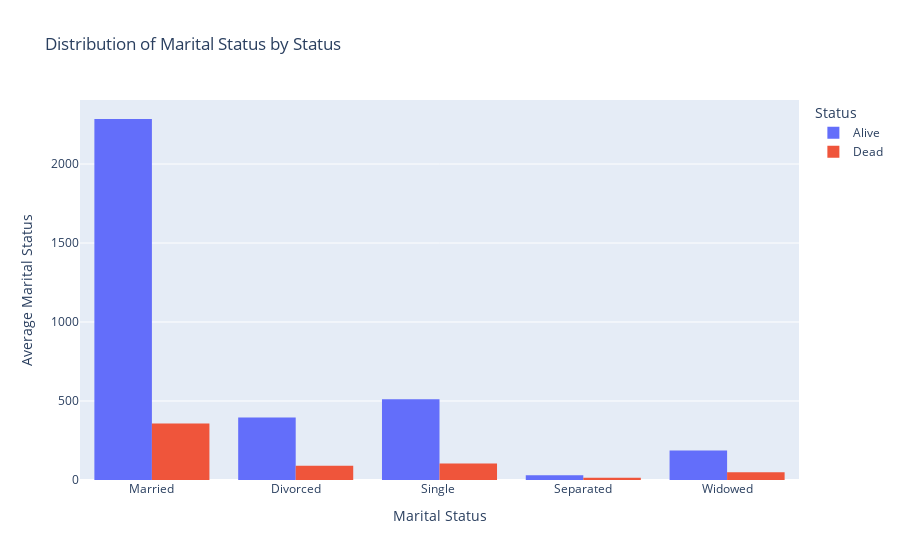

Notebook cell for this chart:
### Markdown cell above
#### Marital Status Distribution by Status

### Code cell
figh_3 = px.histogram(df, x="Marital Status", color='Status', barmode='group',
                      title="Distribution of Marital Status by Status", histfunc='avg')
figh_3.update_layout(yaxis_title='Average Marital Status')
figh_3.show()

### Figure 1 — Plotly figure (JSON) as saved in the notebook; plotly's stock layout.template omitted (floating-point values rounded to 4 significant figures; data arrays with more than 128 entries replaced by an {"elided": "..."} marker saying what was removed)
{"data": [{"alignmentgroup": "True", "bingroup": "x", "histfunc": "avg", "hovertemplate": "Status=Alive<br>Marital Status=%{x}<br>avg of None=%{y}<extra></extra>", "legendgroup": "Alive", "marker": {"color": "#636efa", "pattern": {"shape": ""}}, "name": "Alive", "offsetgroup": "Alive", "orientation": "v", "showlegend": true, "type": "histogram", "x": {"elided": "3408 str values"}, "xaxis": "x", "yaxis": "y"}, {"alignmentgroup": "True", "bingroup": "x", "histfunc": "avg", "hovertemplate": "Status=Dead<br>Marital Status=%{x}<br>avg of None=%{y}<extra></extra>", "legendgroup": "Dead", "marker": {"color": "#EF553B", "pattern": {"shape": ""}}, "name": "Dead", "offsetgroup": "Dead", "orientation": "v", "showlegend": true, "type": "histogram", "x": {"elided": "616 str values"}, "xaxis": "x", "yaxis": "y"}], "layout": {"barmode": "group", "legend": {"title": {"text": "Status"}, "tracegroupgap": 0}, "title": {"text": "Distribution of Marital Status by Status"}, "xaxis": {"anchor": "y", "domain": [0, 1], "title": {"text": "Marital Status"}}, "yaxis": {"anchor": "x", "domain": [0, 1], "title": {"text": "Average Marital Status"}}}}
